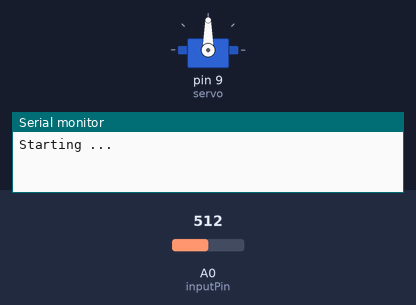
Bench run of a sketch on a simulated Arduino Uno, built with avr-gcc and run on an emulated ATmega328P. On the bench: servo, the last lines printed to the serial monitor. The inputs (shaded band) are chosen by the test bench; at power-on: A0 (inputPin) = 512.

Above: at 1.2 s.
1.3 s: A0 (inputPin) set to 362
At 4.0 s:
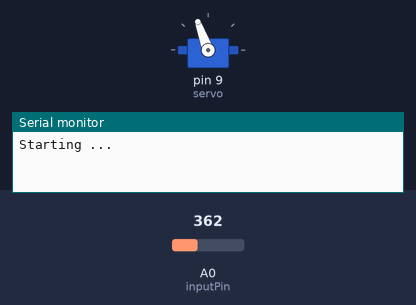
4.3 s: A0 (inputPin) set to 333
At 7.2 s:
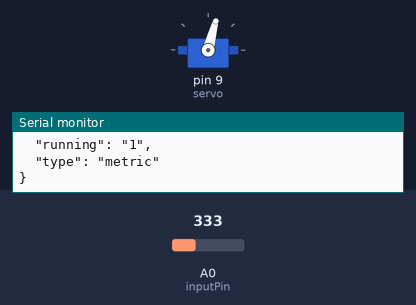
7.3 s: A0 (inputPin) set to 511
At 9.99 s:
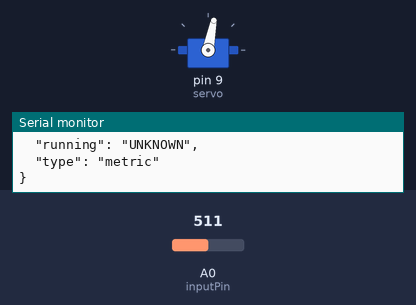
10.3 s: A0 (inputPin) set to 716
Timing chart, 0 to 14.3 s (numbered marks = the images above; inputs shaded):
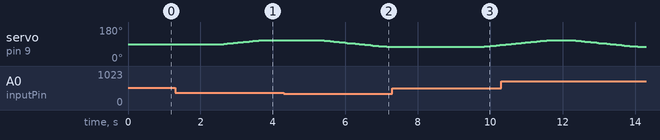

Measured:
- the behaviour switches between 351 and 350 on A0 (inputPin) (found by bisection; images 1 and 2)
- after the input at 4.3 s, servo on pin 9 (servo): moves from 110° to 75° over 1.8 s, starting after 1.1 s
- after the input at 7.3 s, servo on pin 9 (servo): moves from 75° to 85° over 0.48 s, starting after 2.5 s

The sketch:

cat_faucet.ino
```cpp
#include <VarSpeedServo.h>

/*
 Detect a cat with an IR sensor and move a Servo.
 Send status over serial/Xbee to a ruby script for a webservice call.

 Chris Dillon - squarism.com

 smoothing code taken from David A. Mellis <dam@mellis.org>
 http://www.arduino.cc/en/Tutorial/Smoothing

 This code is in the public domain.
 */

String sensor = "sinks";
String name = "basement";
String sBuffer = "";
String sensorTemp = "";
int sensorTempSize = 0;

char str[32];


// servo constants, ajust for sink handle and desired water speed
const int ON_POSITION = 110;
const int OFF_POSITION = 75;
const int SERVO_SPEED = 12;    // from VarSpeedServo library (thx Korman)

VarSpeedServo servo;  // create servo object to control a servo

/*
 Define the number of samples to keep track of.  The higher the number,
 the more the readings will be smoothed, but the slower the output will
 respond to the input.  Using a constant rather than a normal variable lets
 use this value to determine the size of the readings array.
 */
const int numReadings = 10;

/*
 Number of milliseconds when detecting cat coming or going
 increase this if faucet is finicky while cat drinks
 decrease if it takes too long for faucet to turn one when cat appears
 */
int detectWaitTime = 2000;

// Make faucet stay on longer when detected.
int stayOnTime = 60000;


int readings[numReadings];      // the readings from the analog input
int index = 0;                  // the index of the current reading
int total = 0;                  // the running total
int average = 0;                // the average

int inputPin = A0;              // input pin of IR sensor

int catDetected = false;        // is there a cat nearby?
int catToggle = false;          // toggle for old cat state
unsigned long time;             // time counter for detectWaitTime

int servoPosition;


// Arduino boot up.
void setup()
{
  // initialize serial communication with XBee:
  Serial.begin(9600);
  Serial.println("Starting ...");

  // attaches the servo on pin 9 to the servo object
  servo.attach(9);
  servoPosition = 0;

  // initialize all the readings to 0:
  for (int thisReading = 0; thisReading < numReadings; thisReading++)
    readings[thisReading] = 0;

  time = millis();
}


// Move the nice and friendly servo.
void move(int position) {
  servo.attach(9);      // servo is off to negate buzzing, need to attach to pin "turn it on" again
  servo.slowmove(position, SERVO_SPEED);
  delay(2000);          // wait for servo, this is ABSOLUTELY NECCESSARY
  servo.detach();       // avoid buzzing and excessive movement
  servoPosition = position;
}


// This run loop is run over and over again.
void loop() {

  // here we read the range sensor and average the readings to detect a cat smoothly
  total = total - readings[index];           // subtract the last reading:
  readings[index] = analogRead(inputPin);    // read from the sensor
  total = total + readings[index];           // add the reading to the total:
  index = index + 1;                         // advance to the next position in the array:
  if (index >= numReadings) index = 0;       // if we're at the end of the array, wrap around to the beginning.

  average = total / numReadings;             // calculate the average

  if (average > 350 && average < 550) {
    catDetected = true;

    // turn on the arduino light for instant feedback
    digitalWrite(13, HIGH);

    if (isLongEnough()) {
      // move faucet to on position
      if (servoPosition != ON_POSITION) {
        move(ON_POSITION);
        sendJSON();
      }
    }
  }
  else {
    catDetected = false;

    // turn off light right away for instant feedback (though normally hidden in project box underneath sink)
    digitalWrite(13, LOW);

    if (isLongEnough()) {
      // move faucet to off position
      if (servoPosition != OFF_POSITION) {
        move(OFF_POSITION);
        sendJSON();
      }
    }
  }

  delay(100);  // adjust this to taste, longer delay vs power usage(unverified)?
}


// delay for switching states
boolean isLongEnough() {
  if (catDetected != catToggle) {
    catToggle = catDetected;
    time = millis();  // reset time to avoid overrun
  }

  // make faucet stay on longer once triggered
  if (servoPosition == ON_POSITION) {
    if (millis() - time > stayOnTime) {
      return true;
    }
  } else {
    if (millis() - time > detectWaitTime) {
      return true;
    } else {
      return false;
    }
  }
}


/*
  About MD5 - this keeps bugging out when called mulitple times during runtime
  probably due to the MD5 crap, not because of the Xbee/USB serial jumper
  MD5 checksum taken out of here.  I think MD5 strings are too much for the
  Arduino to do.

  Desired and at one time working JSON message
  {
    "sensor": "sinks",
    "name": "basement",
    "proximity": "false",
    "running": "true",
    "hash": "ED076287532E86365E841E92BFC50D8C",
    "type": "metric"
  }

  Effective JSON Message
  {
    ...
    "hash": "nohash",
    ...
  }

  Hashing for a serial checksum didn't work out.
  */

void sendJSON() {
  Serial.println("{");
  Serial.println("\t\"sensor\": \"" + sensor + "\",");
  Serial.println("\t\"name\": \"" + name + "\",");

  Serial.print("\t\"hash\": \"");
  Serial.print("nohash");
  Serial.println("\",");

  Serial.print("\t\"proximity\": \"");
  Serial.print(catDetected);
  Serial.println("\",");

  Serial.print("\t\"running\": \"");
  if (servoPosition == 90) {
    Serial.print(false);
  } else if (servoPosition == 110) {
    Serial.print(true);
  } else {
    Serial.print("UNKNOWN");
  }
  Serial.println("\",");

  Serial.println("\t\"type\": \"metric\"");
  Serial.println("}");

  delay(250);
}
```
